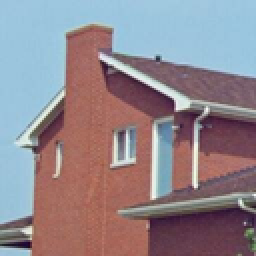
#> input picture Resultados/Img Decifrada.png, 128 x 128 px, shrunk from 256 x 256 before the run, given in place of House.jpg, which was not available (shown 2 times larger); the run also reads 1 picture not shown here
$ jupyter execute encrypt.ipynb   (shell and % lines are left out)   (text cells are left out)
#> lines starting #> are read from the running program, lines starting #| are printed output that depends on the picture; after the words box and inside, x2 and y2 are one past the last pixel; in counts of white or black regions, pixels touching at a corner belong together; long printed decimals are rounded
[cell 1]
from pathlib import Path
import numpy as np
from PIL import Image
from itertools import permutations
import tifffile

# Configuración de rutas
base = Path().resolve().parent
ruta_imagen = base / "Imagenes" / "House.jpg"
carpeta_resultados = base / "Resultados"
carpeta_resultados.mkdir(parents=True, exist_ok=True)

ruta_cifrado = carpeta_resultados / "Img Cifrada.tiff"
ruta_meta = carpeta_resultados / "cifrado_meta.txt"

[cell 2]
def visualizar_canal_color(canal_img, color):
    color = color.upper()
    if color not in ["R", "G", "B"]:
        raise ValueError()

    arr = np.array(canal_img)
    zeros = np.zeros_like(arr)

    # Construir la imagen RGB manteniendo el canal seleccionado
    if color == "R":
        rgb = np.stack([arr, zeros, zeros], axis=2)
    elif color == "G":
        rgb = np.stack([zeros, arr, zeros], axis=2)
    else:
        rgb = np.stack([zeros, zeros, arr], axis=2)

    return Image.fromarray(rgb, mode="RGB")


def obtener_rgb(ruta_png):
    # Cargar la imagen y separar sus canales de color
#> called with ruta_png = 'Imagenes/House.jpg'
    img = Image.open(ruta_png).convert("RGB")
#> img is the input picture: PIL image 128x128 RGB; mean R, G, B 145.4, 133.8, 141
    r_img, g_img, b_img = img.split()
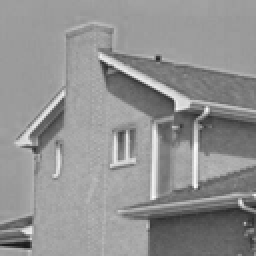
#> r_img: PIL image 128x128 L (shown 2 times larger); min 24, max 252, mean 145.4
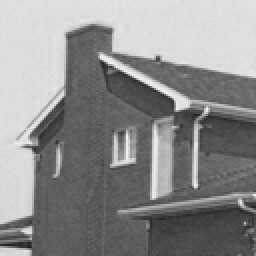
#> b_img: PIL image 128x128 L (shown 2 times larger); min 24, max 245, mean 141

    r = r_img  # (h, w)
    g = g_img  # (h, w)
    b = b_img  # (h, w)

    return r, g, b

[cell 3]
def generar_con_logistico(x0, n, iteraciones_ignorar: int = 0, r: float = 3.99999):
    x = x0
    for _ in range(iteraciones_ignorar):
        x = r * x * (1 - x)
    valores = []
    for _ in range(n):
        x = r * x * (1 - x)
        valores.append(x)
    return valores

def generar_llave(imagen_R, imagen_G, imagen_B, verbose=False):
    primer_fila_R = np.array(imagen_R)[0]
    primer_fila_G = np.array(imagen_G)[0]
    primer_fila_B = np.array(imagen_B)[0]

    primera_fila = []
    for i in range(len(primer_fila_R)):
        primera_fila.append(primer_fila_R[i])
        primera_fila.append(primer_fila_G[i])
        primera_fila.append(primer_fila_B[i])

    promedio = np.mean(primera_fila)
    parte_entera = int(promedio) # Iteraciones a ignorar
    K = sum(int(d) for d in str(parte_entera)) # Num. valores a generar

    x0 = promedio / 1000  # Semilla derivada de la primera fila de la imagen
    secuencia_caotica_llave = generar_con_logistico(x0, K, parte_entera)

    secuencia = []
    for x in secuencia_caotica_llave:
        # (floor(x × 10^14) mod 24) + 1
        x_abs = abs(x)
        parte_entera_x = int(x_abs)
        parte_fraccionaria = x_abs - parte_entera_x
        grande = int(parte_fraccionaria * 10**14)
        numero = grande % 24
        secuencia.append(numero + 1)

    # Verificar si K es impar o par para determinar la posición del valor central
    if K % 2 == 1:
        posicion_medio = (K + 1) // 2 - 1
    else:
        posicion_medio = K // 2 - 1

    valor_central = secuencia[posicion_medio]
    ultimo_bit = valor_central % 2 # Valor en binario

    # Verificar último bit del valor en binario para determinar la dirección de la llave
    if ultimo_bit == 0:
        matrices_finales = [secuencia[i] for i in range(posicion_medio)]
    else:
        matrices_finales = [secuencia[i] for i in range(posicion_medio + 1, K)]

    iteraciones_usadas = parte_entera + K  # Para ya a partir de esta secuencia generada, generar más valores para los automatas

    # Print para verificar la llave generada
    if verbose:
        print(f"Promedio primera fila: {promedio:.2f}")
        print(f"Parte entera (iteradas a ignorar): {parte_entera}")
        print(f"x0 (semilla): {x0}")
        print(f"K (valores a generar): {K}")
        print(f"Secuencia completa: {secuencia}")
        print(f"Posición media: {posicion_medio}   Valor central: {valor_central}")
        print(f"Valor central en binario: {bin(valor_central)}   Último bit: {ultimo_bit}")
        print(f"Dirección: {'derecha' if ultimo_bit == 1 else 'izquierda'}")
        print()
        print(f"LLAVE GENERADA: {matrices_finales}")

    return matrices_finales, x0, iteraciones_usadas

[cell 4]
def generar_matrices_4x4():

    # Definir las matrices de Pauli
    sigma_x = np.array([[0, 1],
                        [1, 0]], dtype=complex)

    sigma_y = np.array([[0, -1j],
                        [1j,  0]], dtype=complex)

    sigma_z = np.array([[1,  0],
                        [0, -1]], dtype=complex)

    I = np.eye(2, dtype=complex)

    ops = [I, sigma_x, sigma_y, sigma_z]

    matrices_4x4 = [] # Generar las permutaciones posibles para formar bloques de 4x4
    for M1, M2, M3, M4 in permutations(ops, 4):
        M = np.block([[M1, M2],
                      [M3, M4]])
        matrices_4x4.append(M)

    return matrices_4x4

def matrices_encriptacion(llave, matrices_rotacion): # Seleccionar la matriz correspondiente a cada elemento de la llave
    matrices_encript = []
    for item in llave:
        matrices_encript.append(matrices_rotacion[(item - 1) % 24])
    return matrices_encript

# Ver las 24 matrices generadas
# print(*(f"\nMatriz {i+1}:\n{m}" for i, m in enumerate(generar_matrices_4x4())), sep="\n")

[cell 5]
def obtener_rgb_como_bloques(R, G, B):
    def canal_a_bloques(canal_img):
        # Aplanar la imagen y reorganizarla en una matriz (4, N)
        arr = np.array(canal_img).flatten().astype(float)
        return arr.reshape(4, -1)  # (4, N)
    return canal_a_bloques(R), canal_a_bloques(G), canal_a_bloques(B)

def cifrar_canal(canal, matrices_finales):

    # Convertir el canal a tipo complejo para operar con las matrices de Pauli
    resultado = canal.astype(complex)

    # Multiplicar cada matriz elegida por la llave por cada canal
    for Mi in matrices_finales:
        resultado = Mi @ resultado  #  (4,4) x (4,N)

    return resultado

def cifrar_imagen(r, g, b, matrices_finales):
    # Aplicar el proceso de cifrado de manera independiente a cada uno de los canales RGB
    Cr = cifrar_canal(r, matrices_finales)
    Cg = cifrar_canal(g, matrices_finales)
    Cb = cifrar_canal(b, matrices_finales)
    return Cr, Cg, Cb

[cell 6]
def separar_en_tres_capas(canal_2d_complejo):
    real_original = canal_2d_complejo.real
    imag_original = canal_2d_complejo.imag

    # Magnitudes absolutas
    real_abs = np.abs(real_original)
    imag_abs = np.abs(imag_original)

    # Signos: 0 (+,+), 1 (-,+), 2 (+,-), 3 (-,-)
    real_negativo = real_original < 0
    imag_negativo = imag_original < 0

    mapa_signos = np.zeros_like(real_original, dtype=np.float64)
    mapa_signos[real_negativo & ~imag_negativo] = 1.0
    mapa_signos[~real_negativo & imag_negativo] = 2.0
    mapa_signos[real_negativo & imag_negativo] = 3.0

    return real_abs, imag_abs, mapa_signos

[cell 7]
R, G, B = obtener_rgb(str(ruta_imagen))
h, w = R.height, R.width

display(visualizar_canal_color(R, 'R'))
display(visualizar_canal_color(G, 'G'))
display(visualizar_canal_color(B, 'B'))
#> call 3 of visualizar_canal_color, with color = 'B'
#> in visualizar_canal_color (call 3), `rgb = np.stack([zeros, zeros, arr], axis=2)`:
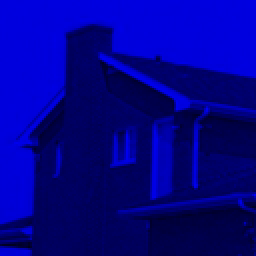
#> rgb: shape (128, 128, 3) (shown 2 times larger); mean of channels 0, 1, 2 0, 0, 141; drawn as R, G, B

[cell 8]
key, x0, iteraciones_usadas = generar_llave(R, G, B, verbose=True)
#> in generar_llave, `primer_fila_R = np.array(imagen_R)[0]`: primer_fila_R = 128 values, max 162 at index 46, min 155 at index 22, mean 158.4
#> in generar_llave, `primer_fila_G = np.array(imagen_G)[0]`: primer_fila_G = 128 values, max 203 at index 88, min 196 at index 8, mean 198.9
#> in generar_llave, `primer_fila_B = np.array(imagen_B)[0]`: primer_fila_B = 128 values, max 225 at index 48, min 220 at index 91, mean 223
#> the loop in generar_llave, `for i in range(len(primer_fila_R)):` made 128 passes
#> after the loop in generar_llave, `for i in range(len(primer_fila_R)):`: primera_fila = 384 values, max 225 at index 146, min 155 at index 66, mean 193.5
#> in generar_llave, `promedio = np.mean(primera_fila)`: promedio = 193.5
#> in generar_llave, `parte_entera = int(promedio)`: parte_entera = 193
#> in generar_llave, `K = sum(int(d) for d in str(parte_entera))`: K = 13
#> in generar_llave, `x0 = promedio / 1000`: x0 = 0.193
#> the loop in generar_con_logistico, `for _ in range(iteraciones_ignorar):` made 193 passes
#> x on passes 1 to 3: 0.624, 0.938, 0.231
#> after the loop in generar_con_logistico, `for _ in range(iteraciones_ignorar):`: x = 0.11
#> the loop in generar_con_logistico, `for _ in range(n):` made 13 passes
#> x on passes 1 to 8: 0.391, 0.952, 0.181, 0.593, 0.965, 0.134, 0.463, 0.994
#> after the loop in generar_con_logistico, `for _ in range(n):`: valores = [0.391, 0.952, 0.181, 0.593, 0.965, 0.134, 0.463, 0.994, 0.0221, 0.0863, 0.315, 0.863, 0.471]; x = 0.471
#> in generar_llave, `secuencia_caotica_llave = generar_con_logistico(x0, K, parte_entera)`: secuencia_caotica_llave has the same summary as valores in generar_con_logistico
#> the loop in generar_llave, `for x in secuencia_caotica_llave:` made 13 passes
#> (x, x_abs, parte_fraccionaria, grande, numero) on passes 1 to 8: (0.391, 0.391, 0.391, 39102016398196, 4), (0.952, 0.952, 0.952, 95249120013197, 5), (0.181, 0.181, 0.181, 18100640269537, 1), (0.593, 0.593, 0.593, 59297085708376, 16), (0.965, 0.965, 0.965, 96542326536824, 8), (0.134, 0.134, 0.134, 13352440240399, 7), (0.463, 0.463, 0.463, 46278138851023, 7), (0.994, 0.994, 0.994, 99445661368734, 6)
#> after the loop in generar_llave, `for x in secuencia_caotica_llave:`: secuencia = [5, 6, 2, 17, 9, 8, 8, 7, 16, 2, 2, 19, 4]
#> in generar_llave, `posicion_medio = (K + 1) // 2 - 1`: posicion_medio = 6
#> in generar_llave, `valor_central = secuencia[posicion_medio]`: valor_central = 8
#> in generar_llave, `ultimo_bit = valor_central % 2`: ultimo_bit = 0
#> in generar_llave, `matrices_finales = [secuencia[i] for i in range(posicion_medio)]`: matrices_finales = [5, 6, 2, 17, 9, 8]
#> in generar_llave, `iteraciones_usadas = parte_entera + K`: iteraciones_usadas = 206
#| Promedio primera fila: 193.46
#| Parte entera (iteradas a ignorar): 193
#| x0 (semilla): 0.1935
#| K (valores a generar): 13
#| Secuencia completa: [5, 6, 2, 17, 9, 8, 8, 7, 16, 2, 2, 19, 4]
#| Posición media: 6   Valor central: 8
#| Valor central en binario: 0b1000   Último bit: 0
#| Dirección: izquierda
#| LLAVE GENERADA: [5, 6, 2, 17, 9, 8]
#> key = [5, 6, 2, 17, 9, 8]; x0 = 0.193; iteraciones_usadas = 206

[cell 9]
R_b, G_b, B_b = obtener_rgb_como_bloques(R, G, B)
#> in canal_a_bloques, `arr = np.array(canal_img).flatten().astype(float)`: arr = 16384 values, max 252 at index 12620, min 24 at index 15622, mean 145.4

matrices_rotadas = generar_matrices_4x4()

encriptacion = matrices_encriptacion(key, matrices_rotacion=matrices_rotadas)
#> the loop in matrices_encriptacion, `for item in llave:` made 6 passes
#> item on passes 1, 2, 4, 5, 6: 5, 6, 17, 9, 8
#> after the loop in matrices_encriptacion, `for item in llave:`: matrices_encript = 6 items
#> encriptacion = 6 items
c_r, c_g, c_b = cifrar_imagen(R_b, G_b, B_b, matrices_finales=encriptacion)
#> the loop in cifrar_canal, `for Mi in matrices_finales:` made 6 passes
#> the loop in cifrar_canal (call 2), `for Mi in matrices_finales:` made 6 passes

# Reorganizar el canal cifrado a las dimensiones originales
def canal_a_2d(canal_cifrado, h, w):
    return canal_cifrado.flatten().reshape(h, w)

c_r_2d = canal_a_2d(c_r, h, w)
c_g_2d = canal_a_2d(c_g, h, w)
c_b_2d = canal_a_2d(c_b, h, w)

# Separar cada canal en tres "capas" limpias
r_real, r_imag, r_signos = separar_en_tres_capas(c_r_2d)
#> in separar_en_tres_capas, `real_negativo = real_original < 0`:
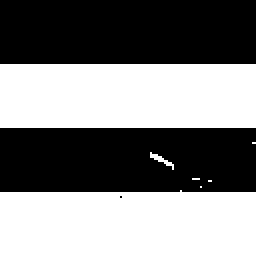
#> real_negativo: shape (128, 128) bool (shown 2 times larger); 50.2% white; 3 black regions (1 under 20 px), largest, box (x1, y1, x2, y2) and area: (0, 0, 128, 32) 4096, (0, 64, 128, 96) 4055
g_real, g_imag, g_signos = separar_en_tres_capas(c_g_2d)
#> in separar_en_tres_capas (call 2), `real_original = canal_2d_complejo.real`:
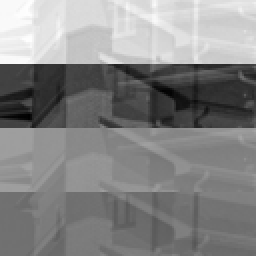
#> real_original: shape (128, 128) float64 (shown 2 times larger); min -2346, max 2062, mean -30.3; drawn with min black and max white
#> in separar_en_tres_capas (call 2), `imag_original = canal_2d_complejo.imag`:
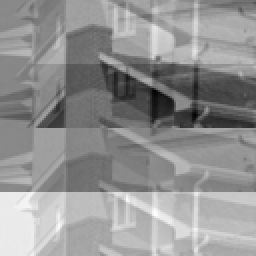
#> imag_original: shape (128, 128) float64 (shown 2 times larger); min -694, max 1344, mean 480; drawn with min black and max white
#> in separar_en_tres_capas (call 2), `imag_abs = np.abs(imag_original)`:
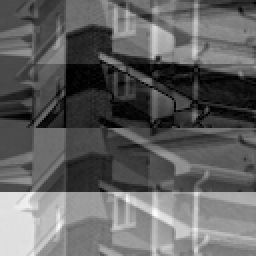
#> imag_abs: shape (128, 128) float64 (shown 2 times larger); min 0, max 1344, mean 515.7; drawn with min black and max white
#> in separar_en_tres_capas (call 2), `imag_negativo = imag_original < 0`:
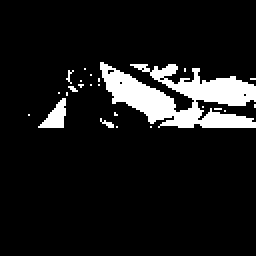
#> imag_negativo: shape (128, 128) bool (shown 2 times larger); 9.6% white; 24 white regions (22 under 20 px), largest, box (x1, y1, x2, y2) and area: (50, 31, 128, 64) 1393, (19, 49, 33, 64) 111
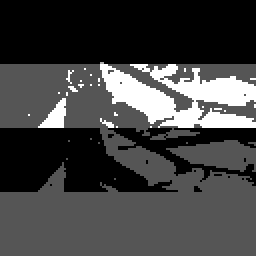
#> g_signos: shape (128, 128) float64 (shown 2 times larger); min 0, max 3, mean 0.783; drawn with min black and max white
b_real, b_imag, b_signos = separar_en_tres_capas(c_b_2d)
#> in separar_en_tres_capas (call 3), `real_abs = np.abs(real_original)`:
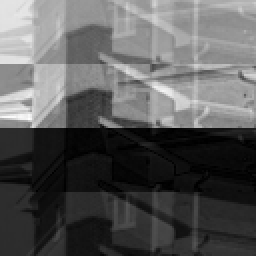
#> real_abs: shape (128, 128) float64 (shown 2 times larger); min 0, max 2478, mean 877.2; drawn with min black and max white
#> (the rest of the program and of its run is left out)
